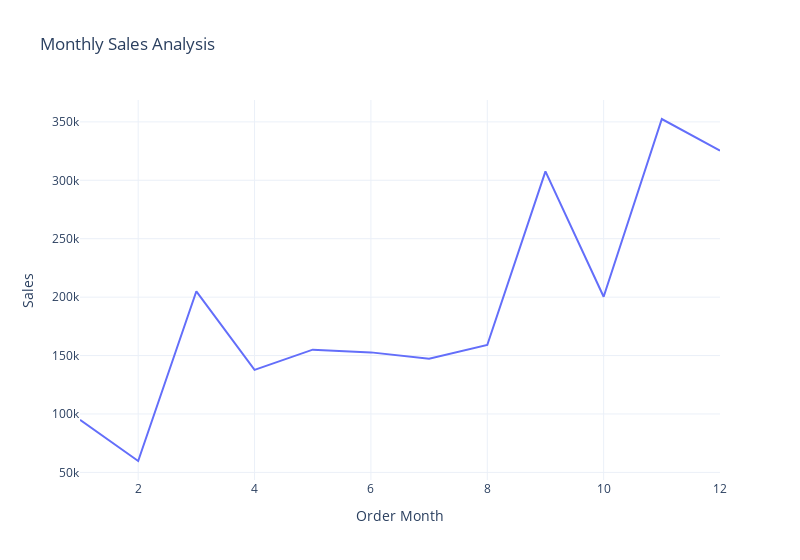

The notebook cell saved with this chart:
### Markdown cell above
## Sales Visulaization

### Code cell
# line plot for monthly sales
sales_by_month = data.groupby('Order Month')['Sales'].sum().reset_index()
fig = px.line(sales_by_month, 
              x='Order Month', 
              y='Sales', 
              title='Monthly Sales Analysis',
              width=800)
fig.show()

### Figure 1 — Plotly figure (JSON) as saved in the notebook; plotly's stock layout.template omitted (floating-point values rounded to 4 significant figures)
{"data": [{"hovertemplate": "Order Month=%{x}<br>Sales=%{y}<extra></extra>", "legendgroup": "", "line": {"color": "#636efa", "dash": "solid"}, "marker": {"symbol": "circle"}, "mode": "lines", "name": "", "orientation": "v", "showlegend": false, "type": "scatter", "x": [1, 2, 3, 4, 5, 6, 7, 8, 9, 10, 11, 12], "xaxis": "x", "y": [94920.0, 59750.0, 205000.0, 137800.0, 155000.0, 152700.0, 147200.0, 159000.0, 307600.0, 200300.0, 352500.0, 325300.0], "yaxis": "y"}], "layout": {"legend": {"tracegroupgap": 0}, "title": {"text": "Monthly Sales Analysis"}, "width": 800, "xaxis": {"anchor": "y", "domain": [0, 1], "title": {"text": "Order Month"}}, "yaxis": {"anchor": "x", "domain": [0, 1], "title": {"text": "Sales"}}}}
